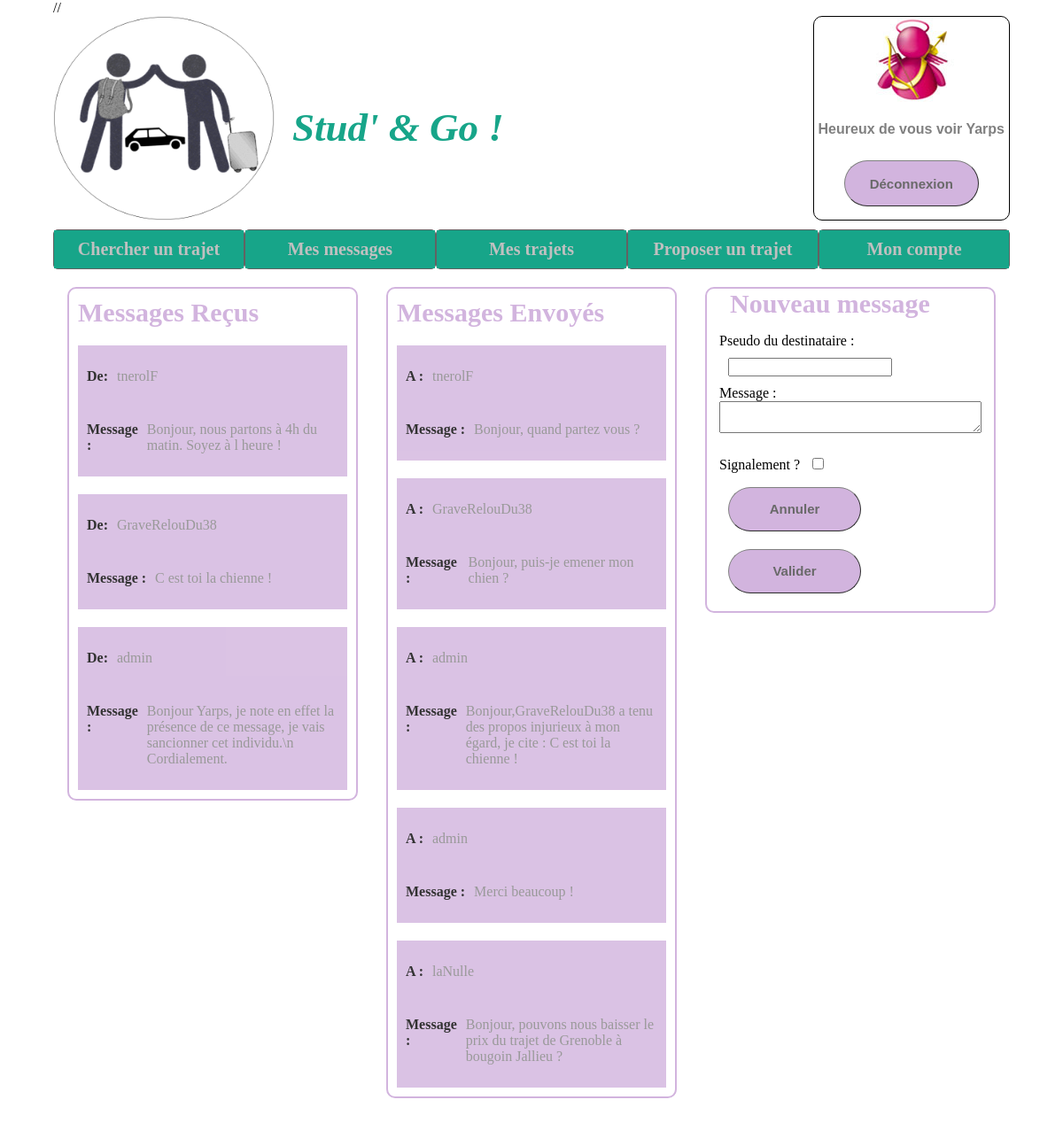
Screenshot of /Controleur/mesMessages.controler.php (signed in) with the database file from the repository.
### tables this page shows
CREATE TABLE MEMBRE (
  id INTEGER,
  nom TEXT NOT NULL,
  prenom TEXT NOT NULL,
  pseudo TEXT NOT NULL unique,
  dateNaissance TEXT NOT NULL,
  adresseMail TEXT NOT NULL unique,
  numeroTel TEXT NOT NULL,
  motDePasse TEXT NOT NULL,
  avatar TEXT NOT NULL,
  signalement INTEGER DEFAULT 0,
  PRIMARY KEY(id)
);

CREATE TABLE MESSAGE (
  numeroMessage INTEGER,
  description TEXT NOT NULL,
  signalement INTEGER DEFAULT 0,
  expediteur INTEGER NOT NULL,
  destinataire INTEGER NOT NULL,
  PRIMARY KEY(numeroMessage),
  FOREIGN KEY (expediteur) REFERENCES membre(id) ON DELETE CASCADE ON UPDATE NO ACTION,
  FOREIGN KEY (destinataire) REFERENCES membre(id) ON DELETE CASCADE ON UPDATE NO ACTION
);

### Modele/messageDAO.model.php (called while the page is built, shortened)
<?php
require_once('message.model.php');
class messageDAO{
  private $db;
  private $database="../Modele/data/coVoiturage.db";
  function __construct(){
    try{
      $this->db = new PDO("sqlite:$this->database",'','');
    }
    catch(Exception $e){
      die('Erreur : '. $e->getMessage());
    }
  }
  function getMessagesEnvoyes($idUtilisateur){
    $requete="SELECT * FROM message WHERE expediteur=$idUtilisateur";
    $mesInfos=$this->db->query($requete);
    $mesMessagesEnvoyes=$mesInfos->fetchAll(PDO::FETCH_CLASS,'Message');
    return (empty($mesMessagesEnvoyes) ? null : $mesMessagesEnvoyes);
  }
  function getMessagesRecus($idUtilisateur){
    $requete="SELECT * FROM message WHERE destinataire=$idUtilisateur";
    $mesInfos=$this->db->query($requete);
    $mesMessagesRecus=$mesInfos->fetchAll(PDO::FETCH_CLASS,'Message');
    return (empty($mesMessagesRecus) ? null : $mesMessagesRecus);
  }
}
?>

### Modele/view.class.php (called while the page is built, shortened)
<?php
class View {
  private $path="";
  function __construct(string $path="") {
    $this->path = $path;
  }
  function show(string $path="") {
    $p = $path ? $path : $this->path;
    include($p);
  }
}
?>

### Modele/membreDAO.model.php (called while the page is built, shortened)
<?php
class membreDAO{
  private $db;
  private $database = "../Modele/data/coVoiturage.db";
  function __construct(){
    try{
      $this->db = new PDO("sqlite:$this->database",'','');
    }
    catch(Exception $e){
      die('Erreur : '. $e->getMessage());
    }
    $this->db->query('PRAGMA foreign_keys = ON');
  }
  function getMembreById($id){
    $requete = "SELECT * FROM membre WHERE id='$id'";
     $mesInfos = $this->db->query($requete);
     $mesMembres = $mesInfos->fetchAll(PDO::FETCH_CLASS,'Membre');
     return (empty($mesMembres)) ? null : $mesMembres[0];
  }
}
 ?>

### Modele/message.model.php (called while the page is built, shortened)
<?php
  class Message{
    private $description;
    function getDescription(){
      return $this->description;
    }
  }
 ?>

### Vue/mesMessages.vue.php (the view, shortened to what this page needs)
<!DOCTYPE html>
<html lang="fr" dir="ltr">
<head>
  <link rel="stylesheet" href="../Ressource/mainVue.css">
</head>
<body>
  <?php include('zoneUtilisateurOn.view.php'); ?>
  <?php include('../Vue/menuNav.vue.php') ?>
  <div id="mesMessageStyle">
    <div class="categorie">
      <h2>Messages Reçus</h2>
      <?php
      if(!(empty($this->messagesRecus))){
        $i=0;
        foreach ($this->messagesRecus as $unMessageRecu){
          echo "<div class=\"messageEntier\"><div class=\"infoMessage\"><p>De: </p><p>".$this->tableauExpediteurs[$i]."</p></div>";
          echo "<div class=\"infoMessage\"><p>Message : </p><p>".$unMessageRecu->getDescription()."</p></div></div>";
          $i++;
        }
      }?>
    </div>
    <div class="categorie">
      <h2>Messages Envoyés</h2>
      <?php
      if(!(empty($this->messagesEnvoyes))){
        $i=0;
        foreach ($this->messagesEnvoyes as $unMessageEnvoye){
          echo "<div class=\"messageEntier\"><div class=\"infoMessage\"><p>A :</p><p>".$this->tableauDestinataires[$i]."</p></div>";
          echo "<div class=\"infoMessage\"><p>Message : </p><p>".$unMessageEnvoye->getDescription()."</p></div></div>";
          $i++;
        }
      }?>
    </div>
    <form class="categorie"  name="formNewMessage" class="formNewMessage" action="../Controleur/newMessage_form.controler.php" method="post" >
      <fieldset >
        <legend>Nouveau message</legend>
        <label for="champ_destinataire">Pseudo du destinataire :</label>
        <input type="text" name="champ_destinataire">
        <div class="entreeMessage">
          <label for="champ_descriptionMessage">Message :</label>
          <textarea name="champ_descriptionMessage" required></textarea>
        </div>
        <br>
        <label for="champ_signalement">Signalement ?</label>
        <input type="checkbox" name="signalement" id="champ_signalement">
        <div>
          <input class="boutonsLogin" type="reset" value="Annuler">
          <input class="boutonsLogin" type="submit" value="Valider">
        </div>
      </form>
    </div>
  </body>
</html>

### Controleur/mesMessages.controler.php (shortened to what this page needs)
<?php
  if (!isset($_SESSION['id'])) {
    header('Location:../index.php');
  }
  else {
    require_once('../Modele/view.class.php');
    require_once('../Modele/membreDAO.model.php');
    require_once("../Modele/messageDAO.model.php");
    $view = new View();
    $membreDAO = new membreDAO();
    $messageDAO = new messageDAO();
    $membre = $membreDAO->getMembreById($_SESSION['id']);
    $messagesEnvoyes = $messageDAO->getMessagesEnvoyes($_SESSION['id']);
    $messagesRecus=$messageDAO->getMessagesRecus($_SESSION['id']);
    $tableauPseudoDestinataire = array(array());
    $tableauPseudoExpediteur = array(array());
    $i=0;
    if($messagesRecus!=null){
      foreach ($messagesRecus as $unMessage) {
        $tableauPseudoExpediteur [$i] = $membreDAO->getMembreById($unMessage->getExpediteur())->getPseudo();
        $i++;
      }
    }
    $i=0;
    if($messagesEnvoyes!=null){
      foreach ($messagesEnvoyes as $unMessage) {
        $tableauPseudoDestinataire [$i] = $membreDAO->getMembreById($unMessage->getDestinataire())->getPseudo();
        $i++;
      }
    }
    $view->messagesRecus = $messagesRecus;
    $view->messagesEnvoyes=$messagesEnvoyes;
    $view->tableauDestinataires=$tableauPseudoDestinataire;
    $view->tableauExpediteurs=$tableauPseudoExpediteur;
    $view->pseudoMembre=$membre->getPseudo();
    $view->avatarMembre=$membre->getAvatar();
    $view->show('../Vue/mesMessages.vue.php');
  }
 ?>

### Vue/zoneUtilisateurOn.view.php (shortened to what this page needs)
<div id="zoneDeconnexion">
  <div class="enteteLogo">
    <a href="mainControler.controler.php"><img src="./../Ressource/logo.png" alt="Logo du site"></a>
    <h1>Stud' & Go ! </h1>
  </div>
 <div id="messageBienvenue">
   <img src="<?php echo "../Ressource/avatar/$this->avatarMembre"?>" alt="Avatar du membre">
   <p>Heureux de vous voir <?=$this->pseudoMembre ?></p>
   <a href="deconnexion.controler.php"><div class="boutonsLogin">
     <br>Déconnexion
   </div></a>
 </div>
</div>

### Vue/menuNav.vue.php
<ul id="ulMenuNav">
  <li><a href="../Controleur/mainControler.controler.php">Chercher un trajet</a></li>
  <li><a href="../Controleur/mesMessages.controler.php">Mes messages</a></li>
  <li><a href="../Controleur/mesTrajets.controler.php">Mes trajets</a></li>
<li><a href="../Controleur/newTrajet.controler.php">Proposer un trajet</a></li>
  <li><a href="../Controleur/compte.controler.php">Mon compte</a></li>
</ul>

### Ressource/mainVue.css (style rules this page uses)
body { width: 90%; margin: auto; margin-bottom: 100px; }
.enteteLogo { display: flex; }
.enteteLogo a img { width: 250px; }
.enteteLogo h1 { margin-top: 100px; margin-left: 20px; font-size: 45px; color: #17a589; font-style: oblique; font-family: "Bradley Hand"; }
.boutonsLogin { width: 150px; height: 50px; border: 1px grey outset; background-color: #d2b4de ; border-radius: 30px; font-weight: bold; font-family:"Bradley Hand", sans-serif; color: #696969; font-size: 15px; text-align: center; }
a { text-decoration: none; }
#zoneDeconnexion { display: flex; justify-content: space-between; }
#messageBienvenue { align-items: center; border: 1px solid black; border-radius: 10px; font-family: "Optima", sans-serif; font-weight: bold; text-align: center; display: flex; flex-direction: column; justify-content: space-between; }
#messageBienvenue p { margin: 0px 5px 0px 5px; }
#messageBienvenue a { margin: 5px 0px 15px 0px; }
#ulMenuNav { display: flex; list-style-type: none; margin: auto; justify-content: center; align-items: center; margin-top: 10px; padding-left: 0px; }
#ulMenuNav li { border: 1px solid #626262; border-radius: 5px; width: 100%; }
#ulMenuNav a { padding: 10px; display: block; background-color: #17a589; text-decoration: none; color: #C0C0C0; font-weight: bold; text-align: center; font-size: 20px; }
#infosCompte label,p { color: gray; }
#mesMessageStyle { display: flex; flex-direction: row; justify-content: space-between; }
.categorie { margin: auto; margin-top: 20px; justify-content: center; width: 30%; display: flex; flex-direction: column; border: 2px solid #d2b4de; border-radius: 10px; }
#mesMessageStyle fieldset { border: none; }
#mesMessageStyle h2,legend { font-size: 30px; color: #d2b4de; margin:10px; font-weight: bold; }
#mesMessageStyle input { margin:10px; }
textarea { width: 100%; }
.entreeMessage { display: flex; flex-direction: column; }
.infoMessage { display: flex; justify-content:flex-start; margin-bottom: 10px; color: gray; margin: 10px;; }
.messageEntier { background-color: #d2b4de; opacity:0.8; margin: 10px; }
.infoMessage p:first-child,p:nth-child(3) { color: black; font-weight: bold; margin-right: 10px; }

### rows the page displays
membre: avatar (picture), pseudo "Yarps"
message: expediteur.pseudo "tnerolF", description "Bonjour, nous partons à 4h du matin. Soyez à l heure !"
message: tableauExpediteurs "GraveRelouDu38", description "C est toi la chienne !"
message: description "Bonjour Yarps, je note en effet la présence de ce message, je vais sancionner cet individu.\\n Cordialement."
membre: motDePasse "admin"
message: tableauDestinataires "tnerolF", description "Bonjour, quand partez vous ?"
message: tableauDestinataires "GraveRelouDu38", description "Bonjour, puis-je emener mon chien ?"
message: tableauDestinataires "admin", description "Bonjour,GraveRelouDu38 a tenu des propos injurieux à mon égard, je cite : C est toi la chienne !"
message: tableauDestinataires "admin", description "Merci beaucoup !"
message: tableauDestinataires "laNulle", description "Bonjour, pouvons nous baisser le prix du trajet de Grenoble à bougoin Jallieu ?"
